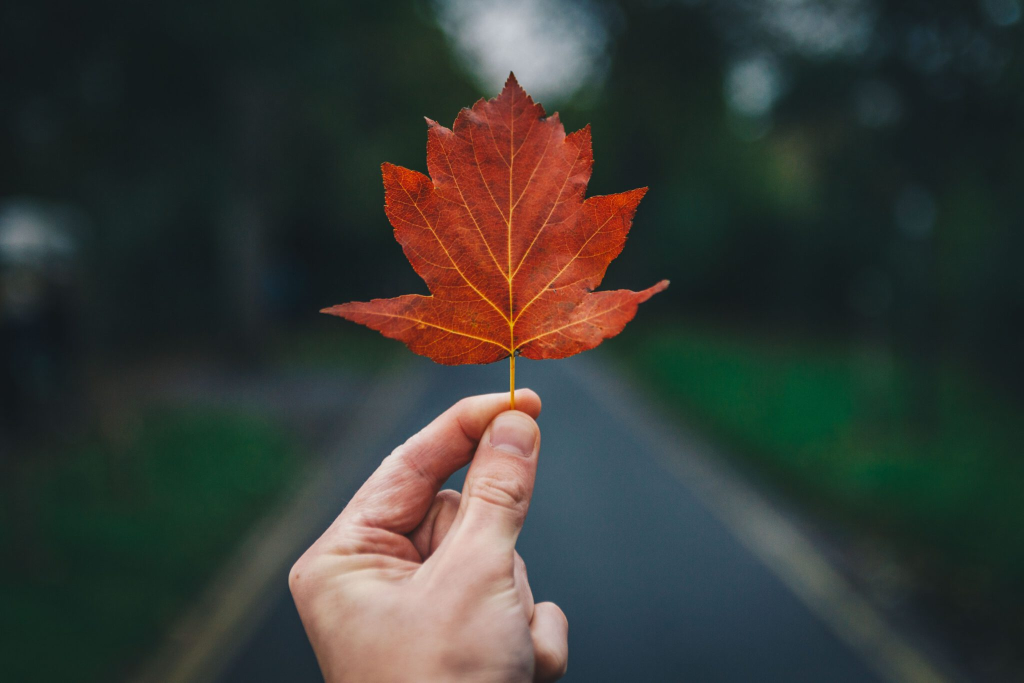
#> input picture images/input/sample_image2.jpeg, 2048 x 1365 px, found by its file name (shown at 1/2 size)
$ jupyter execute Otsu.ipynb
#> lines starting #> are read from the running program, lines starting #| are printed output that depends on the picture; after the words box and inside, x2 and y2 are one past the last pixel; in counts of white or black regions, pixels touching at a corner belong together
[cell 1]
import cv2
import numpy as np
import matplotlib.pyplot as plt

def otsu_thresholding(image):
    """
    Implements Otsu's method to find the optimal threshold value for a grayscale image.

    Args:
        image (numpy.ndarray): A 2D numpy array representing the grayscale image.
                               Pixel values should be in the range [0, 255].

    Returns:
        int: The optimal threshold value determined by Otsu's method.
    """
    # Check if the image is grayscale
    if len(image.shape) > 2:
        raise ValueError("Input image must be grayscale.")

    # Convert image to 8-bit unsigned integer if it's not already
    image = image.astype(np.uint8)

    # Calculate the histogram of pixel intensities
    # The histogram will have 256 bins for pixel values 0-255
    hist = cv2.calcHist([image], [0], None, [256], [0, 256]).flatten()

    # Normalize the histogram to get probabilities
    # Divide each bin count by the total number of pixels
    total_pixels = image.shape[0] * image.shape[1]
    hist_norm = hist / total_pixels

    # Initialize variables to store the best threshold and maximum between-class variance
    optimal_threshold = 0
    max_between_variance = 0.0

    # Iterate through all possible threshold values (0 to 255)
    for t in range(256):
        # Class 1 (C1): Pixels with intensity <= t (background/foreground)
        # Class 2 (C2): Pixels with intensity > t (foreground/background)

        # Calculate probabilities of each class
        # Probability of Class 1 (P1): sum of normalized histogram values up to t
        P1 = np.sum(hist_norm[:t+1])
        # Probability of Class 2 (P2): sum of normalized histogram values from t+1 to 255
        P2 = np.sum(hist_norm[t+1:])

        # Handle cases where one of the classes is empty to avoid division by zero
        if P1 == 0 or P2 == 0:
            continue

        # Calculate mean intensity for Class 1
        # Sum of (intensity * probability) for pixels in Class 1, then divide by P1
        mean_C1 = np.sum(np.arange(t+1) * hist_norm[:t+1]) / P1

        # Calculate mean intensity for Class 2
        # Sum of (intensity * probability) for pixels in Class 2, then divide by P2
        mean_C2 = np.sum(np.arange(t+1, 256) * hist_norm[t+1:]) / P2

        # Calculate the between-class variance for the current threshold 't'
        # Formula: P1 * P2 * (mean_C1 - mean_C2)^2
        between_variance = P1 * P2 * ((mean_C1 - mean_C2) ** 2)

        # Update the optimal threshold if the current between-class variance is higher
        if between_variance > max_between_variance:
            max_between_variance = between_variance
            optimal_threshold = t

    return optimal_threshold

# --- Main part of the script to apply Otsu's method and visualize results ---

# 1. Load a sample image and convert it to grayscale [cite: 17]
# You can replace 'sample_image.jpg' with your own image file.
# Make sure the image file is in the same directory as your Jupyter Notebook,
# or provide the full path to the image.
try:
    original_image = cv2.imread('sample_image2.jpeg', cv2.IMREAD_GRAYSCALE)
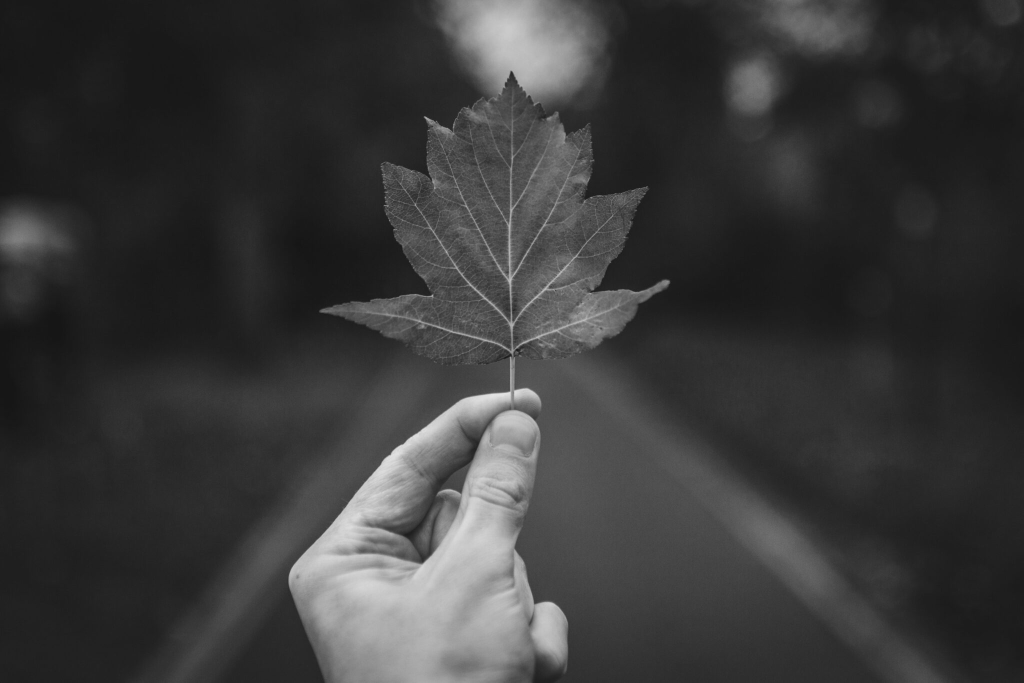
#> original_image: shape (1365, 2048) (shown at 1/2 size); min 20, max 231, mean 57.5
    if original_image is None:
        raise FileNotFoundError("Image not found. Please ensure 'sample_image.jpg' exists.")
except Exception as e:
    print(f"Error loading image: {e}")
    # Create a dummy image for demonstration if file not found
    print("Creating a dummy image for demonstration purposes.")
    original_image = np.array([
        [10, 20, 30, 40, 50],
        [60, 70, 80, 90, 100],
        [110, 120, 130, 140, 150],
        [160, 170, 180, 190, 200],
        [210, 220, 230, 240, 250]
    ], dtype=np.uint8)


print(f"Original image shape: {original_image.shape}, dtype: {original_image.dtype}")
#| Original image shape: (1365, 2048), dtype: uint8

# 2. Apply your otsu_thresholding function to find the optimal threshold [cite: 18]
optimal_threshold = otsu_thresholding(original_image)
#> in otsu_thresholding, `hist = cv2.calcHist([image], [0], None, [256], [0, 256]).flatten()`: hist = 256 values, max 134768 at index 34, min 0 at index 0, mean 10920
#> in otsu_thresholding, `hist_norm = hist / total_pixels`: hist_norm = 256 values, max 0.0482 at index 34, min 0 at index 0, mean 0.00391
#> the loop in otsu_thresholding, `for t in range(256):` made 256 passes
#> (P1, P2, mean_C1, mean_C2, between_variance, max_between_variance) on passes 21 to 32: (3.58e-07, 1, 20, 57.47, 0.000502, 0.000502), (3e-05, 1, 20.99, 57.47, 0.04, 0.04), (0.00187, 0.998, 21.98, 57.53, 2.36, 2.36), (0.00358, 0.996, 22.47, 57.59, 4.4, 4.4), (0.00803, 0.992, 23.32, 57.74, 9.44, 9.44), (0.0324, 0.968, 24.58, 58.57, 36.22, 36.22), (0.0522, 0.948, 25.12, 59.25, 57.68, 57.68), (0.076, 0.924, 25.71, 60.08, 83.01, 83.01), (0.119, 0.881, 26.53, 61.63, 128.9, 128.9), (0.144, 0.856, 26.97, 62.61, 156.8, 156.8), (0.175, 0.825, 27.5, 63.81, 190.2, 190.2), (0.222, 0.778, 28.25, 65.82, 244, 244)
#> (P1, P2) on passes 1 to 6: (0, 1), (0, 1), (0, 1), (0, 1), (0, 1), (0, 1)
#> after the loop in otsu_thresholding, `for t in range(256):`: max_between_variance = 1137.2; optimal_threshold = 99
#> optimal_threshold = 99
print(f"Optimal threshold determined by Otsu's method: {optimal_threshold}")
#| Optimal threshold determined by Otsu's method: 99

# 3. Use this threshold to binarize the image [cite: 19]
# Pixels with intensity > optimal_threshold become 255 (white), otherwise 0 (black)
_, binarized_image = cv2.threshold(original_image, optimal_threshold, 255, cv2.THRESH_BINARY)
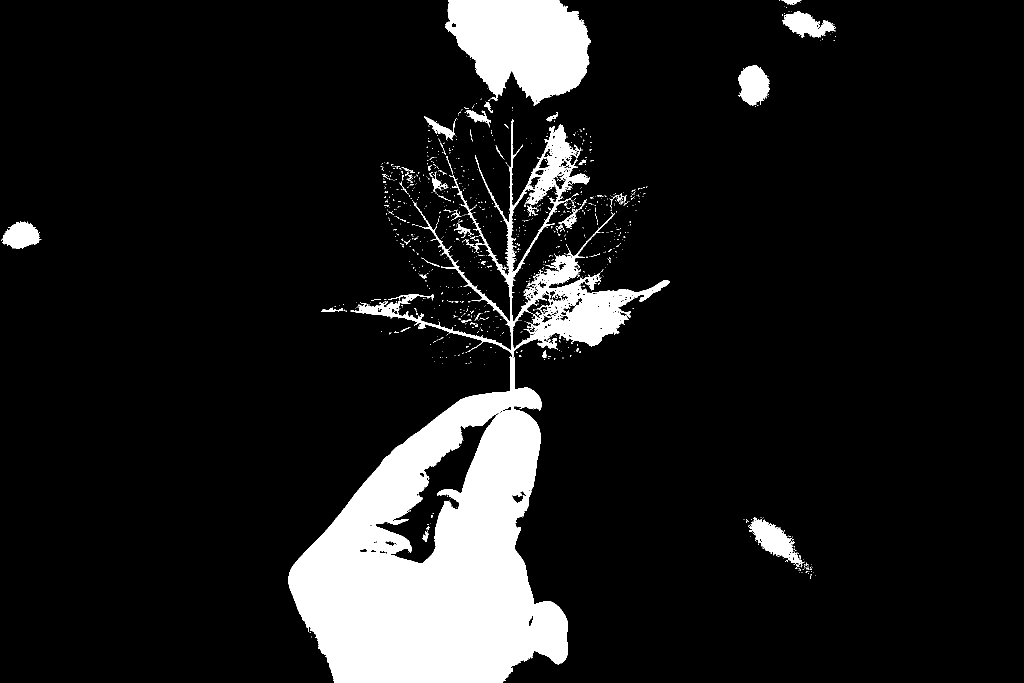
#> binarized_image: shape (1365, 2048) (shown at 1/2 size); 10.9% white; 1057 white regions (996 under 20 px), largest, box (x1, y1, x2, y2) and area: (577, 238, 1339, 1365) 240198, (890, 0, 1182, 212) 43520, (1496, 1035, 1600, 1134) 4011

# 4. Visualize the results [cite: 21, 22]
plt.figure(figsize=(15, 5))

# Plot 1: Original Image
plt.subplot(1, 3, 1)
plt.imshow(original_image, cmap='gray')
plt.title('Original Grayscale Image')
plt.axis('off')

# Plot 2: Histogram of Pixel Intensities with Threshold
plt.subplot(1, 3, 2)
plt.hist(original_image.flatten(), bins=256, range=[0, 256], color='gray', alpha=0.7)
plt.axvline(x=optimal_threshold, color='red', linestyle='--', label=f'Optimal Threshold: {optimal_threshold}')
plt.title('Histogram of Pixel Intensities')
plt.xlabel('Pixel Intensity')
plt.ylabel('Frequency')
plt.legend()
plt.grid(axis='y', alpha=0.75)

# Plot 3: Binarized Image
plt.subplot(1, 3, 3)
plt.imshow(binarized_image, cmap='gray')
plt.title(f'Binarized Image (Threshold: {optimal_threshold})')
plt.axis('off')

plt.tight_layout()
plt.show()
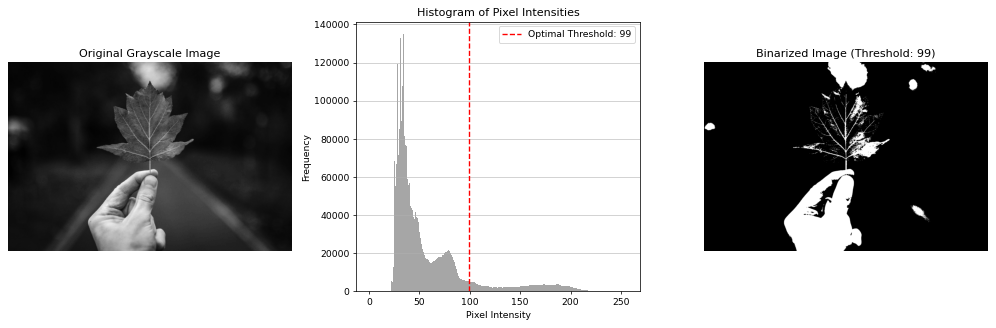
#> figure drawn by matplotlib, 3 panels; panel 2: tallest bar 134768 high, from x = 34 to 35
